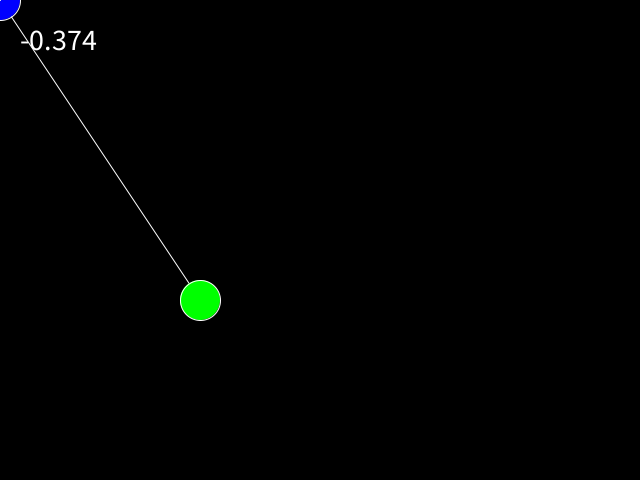
Frame 1 (no input)
Frame 60 (the mouse pressed at the canvas centre just before this capture): identical to frame 1, image omitted
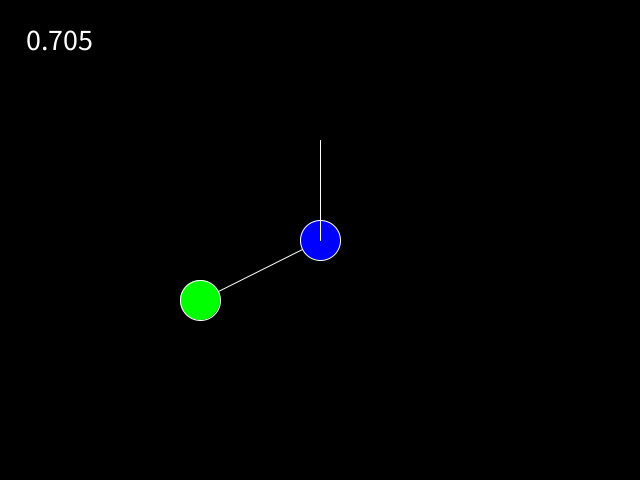
Frame 120 (the mouse held since frame 60 and released just before this capture)

The Processing sketch that drew these frames (run headless with seeded random() and noise(); from frame 60 on, the mouse is pressed at the canvas centre):

// Processing sketch: Player_sound_balance
// ── Player_sound_balance.pde
/* 
  this code calculates a stereo sound balance (left/right ear), based on a players orientation and relation in space to a sound
  code by: Halfdan Hauch Jensen, halj@itu.dk, AIR LAB, IT University of Copenhagen
*/

float orientation; // players front facing angle
float balance; // stereo balance -1 to 1
PVector player = new PVector(); // player posotion
PVector sound = new PVector(200, 300); // sound position

void setup(){
  size(640, 480);
  stroke(255);
}

void draw(){
  background(0);
  
  // move the player
  player.x = mouseX;
  player.y = mouseY;
  
  // get balance
  balance = getBalance(player.x, player.y, orientation, sound.x, sound.y);

  
  // visualize everything  
  line(sound.x, sound.y, player.x, player.y);
  fill(255,0,0);
  //circle(direction.x, direction.y, 10);
  fill(0,0,255);
  circle(player.x, player.y, 40);
  fill(0,255,0);
  circle(sound.x, sound.y, 40);
  pushMatrix();
  translate(player.x, player.y);
  rotate(radians(orientation));
  line(0, 0, 0, -100); // draw orientation line
  popMatrix();
  fill(255);
  textSize(30);
  text(balance, 20, 50);

}

// method that calculates rotation of one point around another
float getBalance(float playerX, float playerY, float playerOrientation, float soundX, float soundY){
  
  PVector a = new PVector(playerX, playerY);   // point a
  PVector b = new PVector(soundX, soundY);   // point b
  PVector r = new PVector(0, -100);  // reference point
  r.rotate(radians(playerOrientation+90));
 
  b.sub(a);             // move point b
  a.sub(a);             // move point a
  
  // calculate rotation
  float angle = degrees(PVector.angleBetween(r,b));

  return map(angle, 0, 180, -1, 1); // return angle as balance betweem -1 and 1
}


// rotate player
void keyPressed(){
  if (key == '+') orientation+=3;
  else if (key =='-') orientation-=3;
  
}
